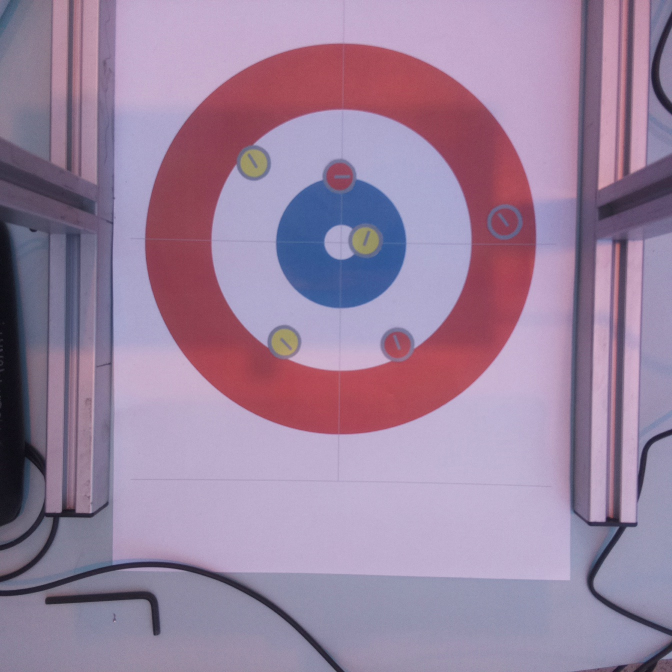
#> input picture Test Images/test.jpeg, 1344 x 1344 px (shown at 1/2 size)
$ python -i Vision.py   (imports and definitions only)
#> lines starting #> are read from the running program, lines starting #| are printed output that depends on the picture
#> further down, picture is the input picture: shape (1344, 1344, 3); mean B, G, R 158, 130.7, 153.6
import numpy as np
import cv2 as cv
import config
import Color

### Innholdsfortegnelse #####################################

    #FindBo
    #FindStones
    #FindDistance
    #SortStones
    #MakeScores

###########################################################

def FindBo(src):
    gray = cv.cvtColor(src, cv.COLOR_BGR2GRAY)                       # Image gray
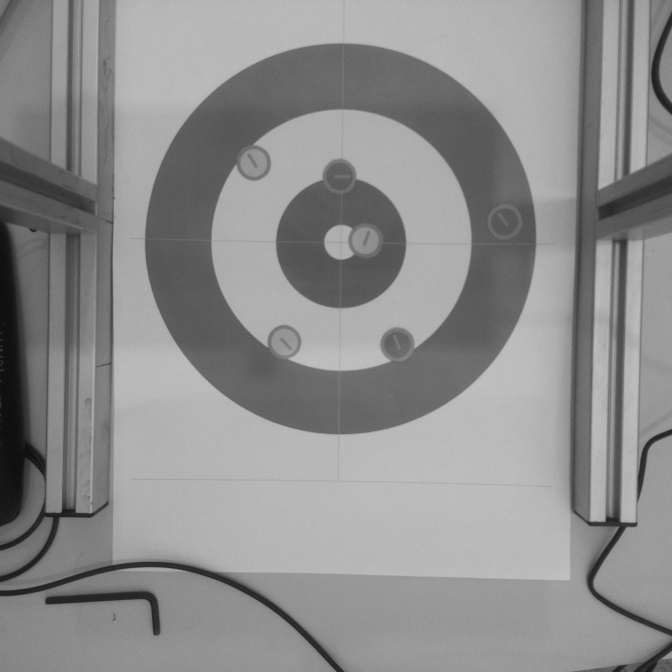
#> gray: shape (1344, 1344) (shown at 1/2 size); min 5, max 198, mean 140.7
    gray = cv.medianBlur(gray, 5)
    circles = cv.HoughCircles(gray, cv.HOUGH_GRADIENT, 1, gray.shape[0] / 4,
                           param1=200, param2=100,
                           minRadius=200, maxRadius=768)
#> circles = [[682.5, 476.5, 390]]
    if circles is not None:
        circles = np.uint16(np.around(circles))
#> circles = [[682, 476, 390]]
        for i in circles[0, :]:
            center, radius = (i[0], i[1]), i[2]
            cv.circle(src, center, 5, (0, 100, 100), 2)              # circle center
            cv.circle(src, center, radius + 300, (255, 0, 255), 600) # circle outline
            src = src[center[1] - radius:center[1] + radius, center[0] - radius:center[0] + radius]
            break
#> this loop made 1 pass
#> pass 1, in FindBo, `src = src[center[1] - radius:center[1] + radius, center[0] - radius:ce..`:
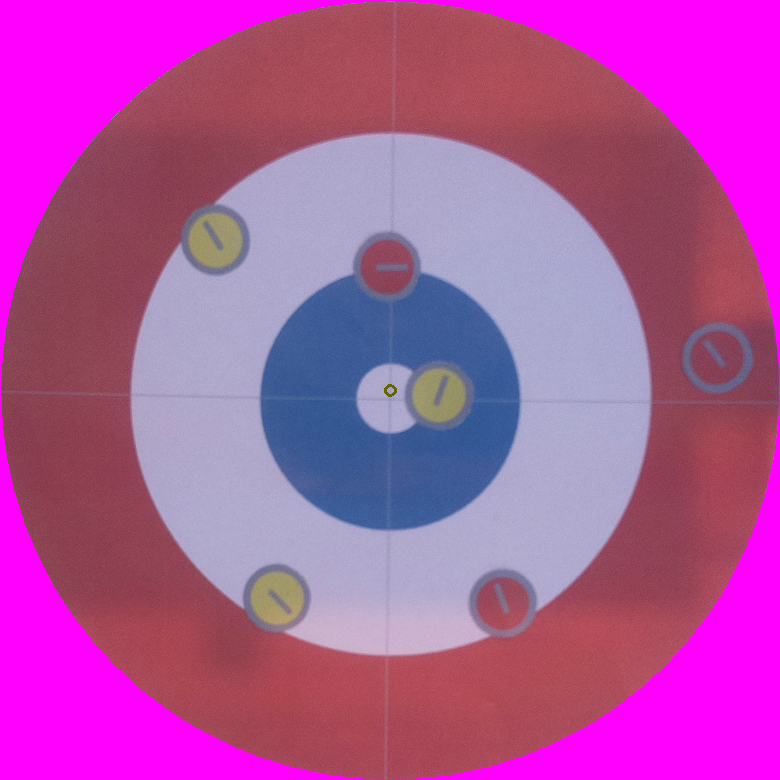
#> src: shape (780, 780, 3); mean B, G, R 158.4, 82.5, 174.4
        src = cv.resize(src, (500, 500), interpolation = cv.INTER_AREA)
#> src: shape (500, 500, 3)
        return src
    else:
        return -1

############################################################

# [71 lines left out: functions FindStones, FindDistance, SortStones, MakeScores, not called in this run]

############################################################

>>> import cv2
>>> picture = cv2.imread('../../Test Images/test.jpeg')
>>> result = FindBo(picture)
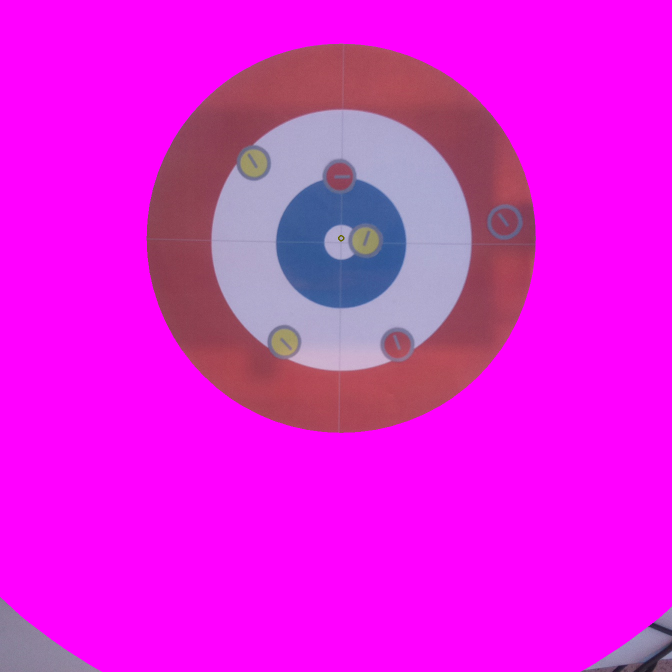
#> picture: shape (1344, 1344, 3) (shown at 1/2 size); mean B, G, R 220.9, 29.5, 226.1
